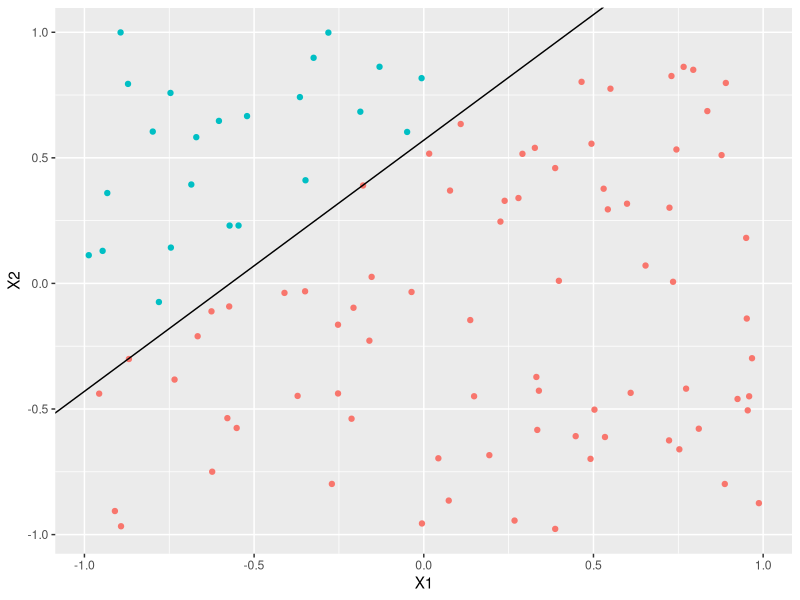
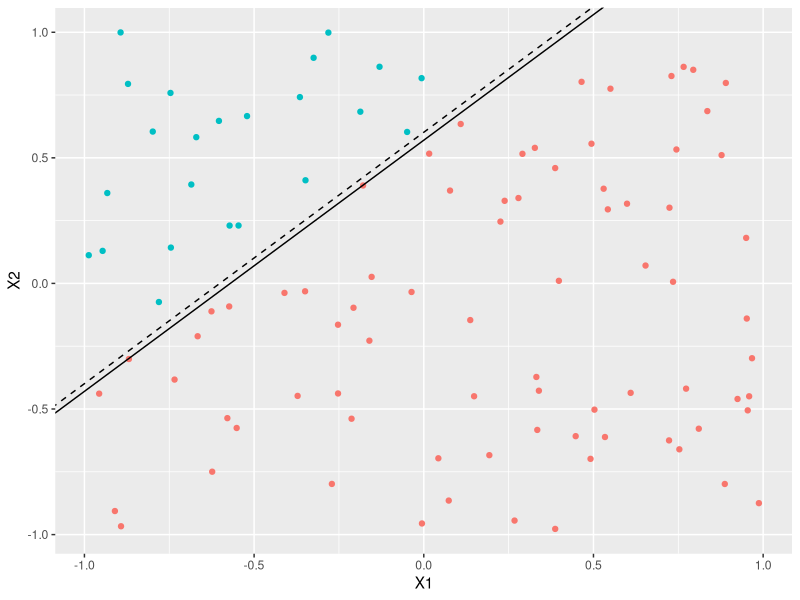
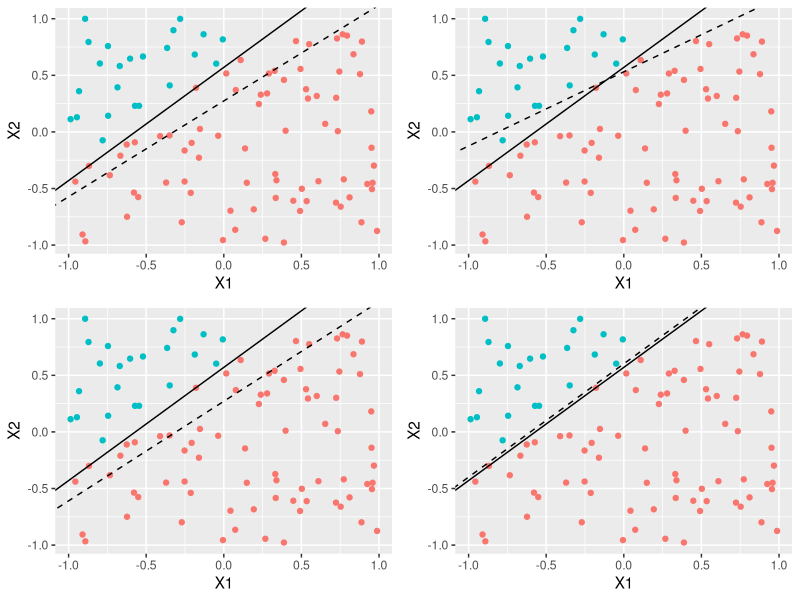

Here is the R script that generated these plots, in order:
## ---- chunk 1
knitr::opts_chunk$set(echo = TRUE)
## ---- chunk 2
X1 <- runif(100,min=-1,max=1)
X2 <- runif(100,min=-1,max=1)
X0 <- rep(1,100)
X <- cbind(X0,X1,X2)
## ---- chunk 3
PX1 <-runif(2,min=-1,max=1)
PX2 <-runif(2,min=-1,max=1)
slope <- diff(PX2)/diff(PX2)
intercept <- PX2[1]-slope*PX1[1]
Y <- ifelse(X2>intercept+slope*X1,+1,-1)
X.plot <- as.data.frame(X) # dataframe for plot use
## ---- chunk 4
library(ggplot2)
## ---- chunk 5
ggplot(X.plot,aes(X.plot$X1,X.plot$X2))+
    geom_point(aes(color=as.factor(Y)),show.legend = F)+
    geom_abline(intercept = intercept,slope=slope)+
    labs(x="X1",y="X2",color="")
## ---- chunk 6
## Initialize
w <- c(0,0,0)
count <- 0 # to count the number of rounds required
wdf <- NULL # df to collect the resulting weights of each round for plot use
Y_hat <- X %*% w
wdf <- rbind(wdf,w)
## Perceptron learning algorithm
while (any(sign(Y_hat)!=sign(Y)))
{
  miss_class <- which(sign(Y_hat)!=sign(Y))
  ifelse(length(miss_class)>1,n <- sample(miss_class,1),n <- miss_class)
  w <- w+(Y[n]%*% X[n,])
  wdf <- rbind(wdf,w)
  Y_hat <- X %*% t(w)
  count <- count+1
}

## ---- chunk 7
drawplot <- function(n)
{
  if (!n %in% seq(1,count+1))
  {
    warning("Out of bounds")
  }
  else
  {
  int_w <- -wdf[n,1]/wdf[n,3]
  slope_w <- -wdf[n,2]/wdf[n,3]
  a <- ggplot(X.plot,aes(X.plot$X1,X.plot$X2))+
    geom_point(aes(color=as.factor(Y)),show.legend = F)+
    geom_abline(intercept = intercept,slope=slope)+
    geom_abline(intercept = int_w,slope=slope_w,linetype="dashed")+
    labs(x="X1",y="X2",color="")
  }
}
pf <-drawplot(count+1)
pf
## ---- chunk 8
library(gridExtra)
p1 <- drawplot(count-2)
p2 <- drawplot(count-1)
p3 <- drawplot(count)
grid.arrange(p1, p2,p3,pf,ncol=2)
